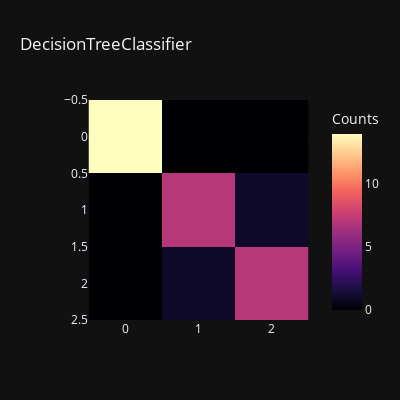

Notebook code cell kept with this figure:
### Code cell
models = [dtc]
for model in models:
    model.fit(x_train, y_train)
    y_pred = model.predict(x_test)
    AS=accuracy_score(y_pred,y_test)
    print(type(model).__name__, "Model Test Accuracy Score is: ", AS)
    print(type(model).__name__,"Classification_report: \n",classification_report(y_test, y_pred))
    fig=px.imshow(confusion_matrix(y_test, y_pred),color_continuous_scale="magma",title=type(model).__name__,
                  width=400,height=400,labels=dict(X="Predicted", Y="Actual", color="Counts"),template="plotly_dark")
    fig.show()

### Figure 1 — Plotly figure (JSON) as saved in the notebook; plotly's stock layout.template omitted (floating-point values rounded to 4 significant figures)
{"data": [{"coloraxis": "coloraxis", "hovertemplate": "x: %{x}<br>y: %{y}<br>Counts: %{z}<extra></extra>", "name": "0", "type": "heatmap", "xaxis": "x", "yaxis": "y", "z": [[14, 0, 0], [0, 7, 1], [0, 1, 7]]}], "layout": {"coloraxis": {"colorbar": {"title": {"text": "Counts"}}, "colorscale": [[0, "#000004"], [0.1111, "#180f3d"], [0.2222, "#440f76"], [0.3333, "#721f81"], [0.4444, "#9e2f7f"], [0.5556, "#cd4071"], [0.6667, "#f1605d"], [0.7778, "#fd9668"], [0.8889, "#feca8d"], [1, "#fcfdbf"]]}, "height": 400, "title": {"text": "DecisionTreeClassifier"}, "width": 400, "xaxis": {"anchor": "y", "constrain": "domain", "domain": [0, 1], "scaleanchor": "y"}, "yaxis": {"anchor": "x", "autorange": "reversed", "constrain": "domain", "domain": [0, 1]}}}
